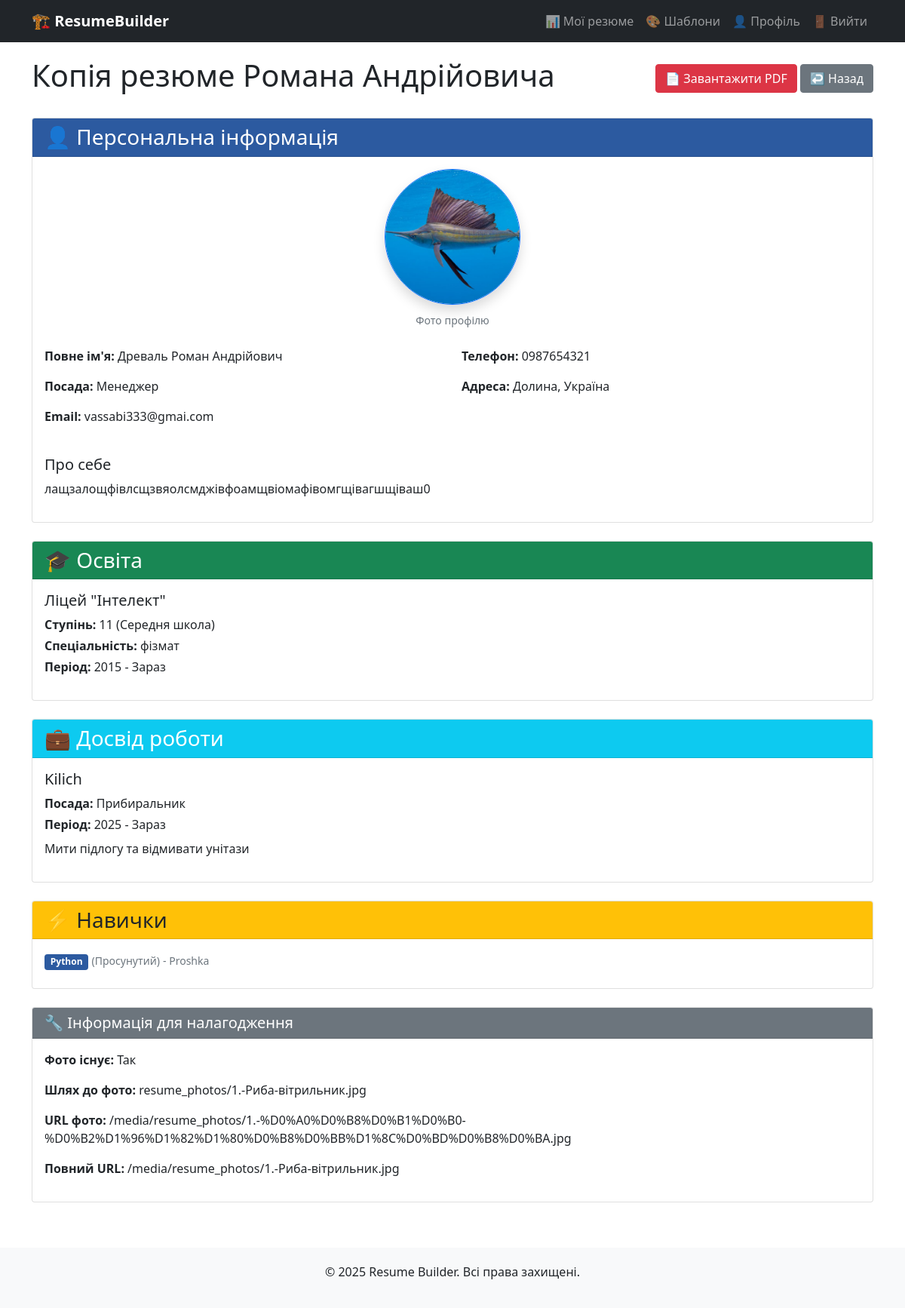
The page /resume/4/view/ (signed in) on the database its author committed.
### resumes/models.py (models this page shows, shortened)
class Resume(models.Model):
    user = models.ForeignKey(User, on_delete=models.CASCADE, verbose_name="Користувач")
    title = models.CharField(max_length=200, verbose_name="Назва резюме")
    template = models.ForeignKey(ResumeTemplate, on_delete=models.SET_NULL, null=True, blank=True, verbose_name="Шаблон")
    created_at = models.DateTimeField(auto_now_add=True, verbose_name="Дата створення")
    updated_at = models.DateTimeField(auto_now=True, verbose_name="Дата оновлення")
    class Meta:
        verbose_name = "Резюме"
        ordering = ['-created_at']

class PersonalInfo(models.Model):
    resume = models.OneToOneField(Resume, on_delete=models.CASCADE, related_name='personal_info', verbose_name="Резюме")
    full_name = models.CharField(max_length=100, verbose_name="Повне ім'я")
    job_title = models.CharField(max_length=100, verbose_name="Посада")
    email = models.EmailField(verbose_name="Електронна адреса")
    phone = models.CharField(max_length = 20,  verbose_name="Номер телефону")
    address = models.TextField(verbose_name="Адреса")
    summary = models.TextField(verbose_name="Про себе")
    photo = models.ImageField(
    upload_to='resume_photos/',
    blank=True,
    null=True,
    verbose_name="Фотографія",
    help_text="Завантажте ваше фото для резюме"
)

class Education(models.Model):
    DEGREE_TYPES = [
        ('high_school', 'Середня школа'),
        ('bachelor', 'Бакалавр'),
        ('master', 'Магістр'),
        ('phd', 'Доктор наук'),
        ('certificate', 'Сертифікат'),
        ('other', 'Інше'),
    ]
    resume = models.ForeignKey(
        Resume,
        on_delete=models.CASCADE,
        related_name='education',
        verbose_name="Резюме"
    )
    institution = models.CharField(
        max_length=200,
        verbose_name="Навчальний заклад"
    )
    degree = models.CharField(
        max_length=100,
        verbose_name="Ступінь"
    )
    degree_type = models.CharField(
        max_length=20,
        choices=DEGREE_TYPES,
        default='bachelor',
        verbose_name="Тип ступеня"
    )
    field_of_study = models.CharField(
        max_length=100,
        verbose_name="Спеціальність"
    )
    start_date = models.DateField(
        verbose_name="Дата початку"
    )
    end_date = models.DateField(
        null=True,
        blank=True,
        verbose_name="Дата закінчення"
    )
    currently_studying = models.BooleanField(
        default=False,
        verbose_name="Навчаюсь зараз"
    )
    description = models.TextField(
        blank=True,
        verbose_name="Опис"
    )

class Experience(models.Model):
    resume = models.ForeignKey(
        Resume,
        on_delete=models.CASCADE,
        related_name='experiences',
        verbose_name="Резюме"
    )
    company = models.CharField(
        max_length=100,
        verbose_name="Компанія"
    )
    position = models.CharField(
        max_length=100,
        verbose_name="Посада"
    )
    start_date = models.DateField(
        verbose_name="Дата початку"
    )
    end_date = models.DateField(
        null=True,
        blank=True,
        verbose_name="Дата закінчення"
    )
    currently_working = models.BooleanField(
        default=False,
        verbose_name="Працюю зараз"
    )
    description = models.TextField(
        verbose_name="Опис обов'язків"
    )

class Skill(models.Model):
    SKILL_LEVELS = [
        ('beginner', 'Початківець'),
        ('intermediate', 'Середній'),
        ('advanced', 'Просунутий'),
        ('expert', 'Експерт'),
    ]
    resume = models.ForeignKey(
        Resume,
        on_delete=models.CASCADE,
        related_name='skills',
        verbose_name="Резюме"
    )
    name = models.CharField(
        max_length=50,
        verbose_name="Назва навички"
    )
    level = models.CharField(
        max_length=20,
        choices=SKILL_LEVELS,
        verbose_name="Рівень"
    )
    category = models.CharField(
        max_length=50,
        blank=True,
        verbose_name="Категорія"
    )

### resumes/views.py (the view)
# urls.py: path('resume/<int:resume_id>/view/', views.view_resume, name='view_resume'),
@login_required
def view_resume(request, resume_id):
    resume = get_object_or_404(Resume, id=resume_id, user=request.user)
    personal_info = getattr(resume, 'personal_info', None)
    education = resume.education.all()
    experiences = resume.experiences.all()
    skills = resume.skills.all()
    return render(request, 'resumes/view_resume.html', {
        'resume': resume,
        'personal_info': personal_info,
        'education': education,
        'experiences': experiences,
        'skills': skills
    })

### templates/resumes/view_resume.html (shortened to what this page needs)
{% extends 'base.html' %}
{% block content %}
<div class="container">
    <div class="d-flex justify-content-between align-items-center mb-4">
        <h1>{{ resume.title }}</h1>
        <div>
            <a href="{% url 'export_pdf' resume.id %}" class="btn btn-danger">📄 Завантажити PDF</a>
            <a href="{% url 'dashboard' %}" class="btn btn-secondary">↩️ Назад</a>
        </div>
    </div>
    {% if personal_info %}
    <div class="card mb-4">
        <div class="card-header bg-primary text-white">
            <h3 class="mb-0">👤 Персональна інформація</h3>
        </div>
        <div class="card-body">
            {% if personal_info.photo %}
            <div class="text-center mb-4">
                <img src="/media/{{ personal_info.photo }}"
                     alt="{{ personal_info.full_name }}"
                     class="rounded-circle border border-primary shadow"
                     width="180" height="180"
                     style="object-fit: cover;">
                <p class="text-muted mt-2"><small>Фото профілю</small></p>
            </div>
            {% endif %}
            <div class="row">
                <div class="col-md-6">
                    <p><strong>Повне ім'я:</strong> {{ personal_info.full_name }}</p>
                    <p><strong>Посада:</strong> {{ personal_info.job_title }}</p>
                    <p><strong>Email:</strong> {{ personal_info.email }}</p>
                </div>
                <div class="col-md-6">
                    <p><strong>Телефон:</strong> {{ personal_info.phone }}</p>
                    <p><strong>Адреса:</strong> {{ personal_info.address }}</p>
                </div>
            </div>
            {% if personal_info.summary %}
            <div class="mt-4">
                <h5>Про себе</h5>
                <p class="mt-2">{{ personal_info.summary }}</p>
            </div>
            {% endif %}
        </div>
    </div>
    {% endif %}
    {% if education %}
    <div class="card mb-4">
        <div class="card-header bg-success text-white">
            <h3 class="mb-0">🎓 Освіта</h3>
        </div>
        <div class="card-body">
            {% for edu in education %}
            <div class="mb-3 {% if not forloop.last %}border-bottom pb-3{% endif %}">
                <h5>{{ edu.institution }}</h5>
                <p class="mb-1"><strong>Ступінь:</strong> {{ edu.degree }} ({{ edu.get_degree_type_display }})</p>
                <p class="mb-1"><strong>Спеціальність:</strong> {{ edu.field_of_study }}</p>
                <p class="mb-1"><strong>Період:</strong> {{ edu.start_date|date:"Y" }} - {% if edu.currently_studying %}Зараз{% else %}{{ edu.end_date|date:"Y" }}{% endif %}</p>
            </div>
            {% endfor %}
        </div>
    </div>
    {% endif %}
    {% if experiences %}
    <div class="card mb-4">
        <div class="card-header bg-info text-white">
            <h3 class="mb-0">💼 Досвід роботи</h3>
        </div>
        <div class="card-body">
            {% for exp in experiences %}
            <div class="mb-3 {% if not forloop.last %}border-bottom pb-3{% endif %}">
                <h5>{{ exp.company }}</h5>
                <p class="mb-1"><strong>Посада:</strong> {{ exp.position }}</p>
                <p class="mb-1"><strong>Період:</strong> {{ exp.start_date|date:"Y" }} - {% if exp.currently_working %}Зараз{% else %}{{ exp.end_date|date:"Y" }}{% endif %}</p>
                {% if exp.description %}
                <p class="mt-2">{{ exp.description }}</p>
                {% endif %}
            </div>
            {% endfor %}
        </div>
    </div>
    {% endif %}
    {% if skills %}
    <div class="card mb-4">
        <div class="card-header bg-warning text-dark">
            <h3 class="mb-0">⚡ Навички</h3>
        </div>
        <div class="card-body">
            <div class="row">
                {% for skill in skills %}
                <div class="col-md-6 mb-2">
                    <span class="badge bg-primary">{{ skill.name }}</span>
                    <small class="text-muted">({{ skill.get_level_display }})</small>
                    {% if skill.category %}
                    <small class="text-muted">- {{ skill.category }}</small>
                    {% endif %}
                </div>
                {% endfor %}
            </div>
        </div>
    </div>
    {% endif %}
    {% if personal_info and personal_info.photo %}
    <div class="card mt-4">
        <div class="card-header bg-secondary text-white">
            <h5 class="mb-0">🔧 Інформація для налагодження</h5>
        </div>
        <div class="card-body">
            <p><strong>Фото існує:</strong> {{ personal_info.photo|yesno:"Так,Ні" }}</p>
            <p><strong>Шлях до фото:</strong> {{ personal_info.photo }}</p>
            <p><strong>URL фото:</strong> {{ personal_info.photo.url }}</p>
            <p><strong>Повний URL:</strong> /media/{{ personal_info.photo }}</p>
        </div>
    </div>
    {% endif %}
</div>
{% endblock %}

### static/css/resume.css (style rules this page uses)
.bg-primary { background-color: #2c5aa0 !important; }

### rows shown on the page
Resume: title "Копія резюме Романа Андрійовича"
PersonalInfo: photo (picture), full_name "Древаль Роман Андрійович", job_title "Менеджер", email "vassabi333@gmai.com", phone "0987654321", address "Долина, Україна", summary "лащзалощфівлсщзвяолсмджівфоамщвіомафівомгщівагшщіваш0", photo "Так", photo "resume_photos/1.-Риба-вітрильник.jpg", photo "/media/resume_photos/1.-%D0%A0%D0%B8%D0%B1%D0%B0-%D0%B2%D1%96%D1%82%D1%80%D0%B8%D0%BB%D1%8C%D0%BD%D0%B8%D0%BA.jpg"
Education: institution "Ліцей \"Інтелект\"", degree "11", degree_type "Середня школа", field_of_study "фізмат", start_date "2015", currently_studying "Зараз"
Experience: company "Kilich", position "Прибиральник", start_date "2025", currently_working "Зараз", description "Мити підлогу та відмивати унітази"
Skill: name "Python", level "Просунутий", category "Proshka"
